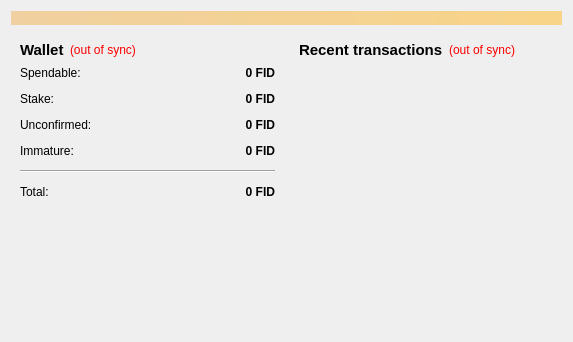
<?xml version="1.0" encoding="UTF-8"?>
<ui version="4.0">
 <class>OverviewPage</class>
 <widget class="QWidget" name="OverviewPage">
  <property name="geometry">
   <rect>
    <x>0</x>
    <y>0</y>
    <width>573</width>
    <height>342</height>
   </rect>
  </property>
  <property name="windowTitle">
   <string>Form</string>
  </property>
  <layout class="QVBoxLayout" name="topLayout">
   <item>
    <widget class="QLabel" name="labelAlerts">
     <property name="visible">
      <bool>false</bool>
     </property>
     <property name="styleSheet">
      <string notr="true">background-color: qlineargradient(x1: 0, y1: 0, x2: 1, y2: 0, stop:0 #F0D0A0, stop:1 #F8D488);  color:#000000
</string>
     </property>
     <property name="wordWrap">
      <bool>true</bool>
     </property>
     <property name="margin">
      <number>3</number>
     </property>
    </widget>
   </item>
   <item>
    <layout class="QHBoxLayout" name="horizontalLayout" stretch="1,1">
     <item>
      <layout class="QVBoxLayout" name="verticalLayout_2">
       <item>
        <widget class="QWidget" name="widget" native="true">
         <layout class="QVBoxLayout" name="verticalLayout_4">
          <item>
           <layout class="QHBoxLayout" name="horizontalLayout_4">
            <item>
             <widget class="QLabel" name="label_5">
              <property name="font">
               <font>
                <pointsize>11</pointsize>
                <weight>75</weight>
                <bold>true</bold>
               </font>
              </property>
              <property name="text">
               <string>Wallet</string>
              </property>
             </widget>
            </item>
            <item>
             <widget class="QLabel" name="labelWalletStatus">
              <property name="toolTip">
               <string>The displayed information may be out of date. Your wallet automatically synchronizes with the FidChain network after a connection is established, but this process has not completed yet.</string>
              </property>
              <property name="styleSheet">
               <string notr="true">QLabel { color: red; }</string>
              </property>
              <property name="text">
               <string notr="true">(out of sync)</string>
              </property>
              <property name="alignment">
               <set>Qt::AlignLeading|Qt::AlignLeft|Qt::AlignVCenter</set>
              </property>
             </widget>
            </item>
            <item>
             <spacer name="horizontalSpacer_2">
              <property name="orientation">
               <enum>Qt::Horizontal</enum>
              </property>
              <property name="sizeHint" stdset="0">
               <size>
                <width>40</width>
                <height>20</height>
               </size>
              </property>
             </spacer>
            </item>
           </layout>
          </item>
          <item>
           <layout class="QFormLayout" name="formLayout_2">
            <property name="fieldGrowthPolicy">
             <enum>QFormLayout::AllNonFixedFieldsGrow</enum>
            </property>
            <property name="horizontalSpacing">
             <number>12</number>
            </property>
            <property name="verticalSpacing">
             <number>12</number>
            </property>
            <item row="0" column="0">
             <widget class="QLabel" name="label">
              <property name="text">
               <string>Spendable:</string>
              </property>
             </widget>
            </item>
            <item row="0" column="1">
             <widget class="QLabel" name="labelBalance">
              <property name="font">
               <font>
                <weight>75</weight>
                <bold>true</bold>
               </font>
              </property>
              <property name="cursor">
               <cursorShape>IBeamCursor</cursorShape>
              </property>
              <property name="toolTip">
               <string>Your current spendable balance</string>
              </property>
              <property name="text">
               <string notr="true">0 FID</string>
              </property>
              <property name="alignment">
               <set>Qt::AlignRight|Qt::AlignTrailing|Qt::AlignVCenter</set>
              </property>
              <property name="textInteractionFlags">
               <set>Qt::LinksAccessibleByMouse|Qt::TextSelectableByKeyboard|Qt::TextSelectableByMouse</set>
              </property>
             </widget>
            </item>
            <item row="1" column="0">
             <widget class="QLabel" name="label_6">
              <property name="text">
               <string>Stake:</string>
              </property>
             </widget>
            </item>
            <item row="1" column="1">
             <widget class="QLabel" name="labelStake">
              <property name="font">
               <font>
                <weight>75</weight>
                <bold>true</bold>
               </font>
              </property>
              <property name="cursor">
               <cursorShape>IBeamCursor</cursorShape>
              </property>
              <property name="toolTip">
               <string>Total of coins that was staked, and do not yet count toward the current balance</string>
              </property>
              <property name="text">
               <string notr="true">0 FID</string>
              </property>
              <property name="alignment">
               <set>Qt::AlignRight|Qt::AlignTrailing|Qt::AlignVCenter</set>
              </property>
              <property name="textInteractionFlags">
               <set>Qt::LinksAccessibleByMouse|Qt::TextSelectableByKeyboard|Qt::TextSelectableByMouse</set>
              </property>
             </widget>
            </item>
            <item row="2" column="0">
             <widget class="QLabel" name="label_3">
              <property name="text">
               <string>Unconfirmed:</string>
              </property>
             </widget>
            </item>
            <item row="2" column="1">
             <widget class="QLabel" name="labelUnconfirmed">
              <property name="font">
               <font>
                <weight>75</weight>
                <bold>true</bold>
               </font>
              </property>
              <property name="cursor">
               <cursorShape>IBeamCursor</cursorShape>
              </property>
              <property name="toolTip">
               <string>Total of transactions that have yet to be confirmed, and do not yet count toward the current balance</string>
              </property>
              <property name="text">
               <string notr="true">0 FID</string>
              </property>
              <property name="alignment">
               <set>Qt::AlignRight|Qt::AlignTrailing|Qt::AlignVCenter</set>
              </property>
              <property name="textInteractionFlags">
               <set>Qt::LinksAccessibleByMouse|Qt::TextSelectableByKeyboard|Qt::TextSelectableByMouse</set>
              </property>
             </widget>
            </item>
            <item row="3" column="0">
             <widget class="QLabel" name="labelImmatureText">
              <property name="text">
               <string>Immature:</string>
              </property>
             </widget>
            </item>
            <item row="3" column="1">
             <widget class="QLabel" name="labelImmature">
              <property name="font">
               <font>
                <weight>75</weight>
                <bold>true</bold>
               </font>
              </property>
              <property name="toolTip">
               <string>Mined balance that has not yet matured</string>
              </property>
              <property name="text">
               <string notr="true">0 FID</string>
              </property>
              <property name="alignment">
               <set>Qt::AlignRight|Qt::AlignTrailing|Qt::AlignVCenter</set>
              </property>
              <property name="textInteractionFlags">
               <set>Qt::LinksAccessibleByMouse|Qt::TextSelectableByKeyboard|Qt::TextSelectableByMouse</set>
              </property>
             </widget>
            </item>
            <item row="4" column="0" colspan="2">
             <widget class="Line" name="line">
              <property name="orientation">
               <enum>Qt::Horizontal</enum>
              </property>
             </widget>
            </item>
            <item row="5" column="0">
             <widget class="QLabel" name="labelTotalText">
              <property name="text">
               <string>Total:</string>
              </property>
             </widget>
            </item>
            <item row="5" column="1">
             <widget class="QLabel" name="labelTotal">
              <property name="font">
               <font>
                <weight>75</weight>
                <bold>true</bold>
               </font>
              </property>
              <property name="cursor">
               <cursorShape>IBeamCursor</cursorShape>
              </property>
              <property name="toolTip">
               <string>Your current total balance</string>
              </property>
              <property name="text">
               <string notr="true">0 FID</string>
              </property>
              <property name="alignment">
               <set>Qt::AlignRight|Qt::AlignTrailing|Qt::AlignVCenter</set>
              </property>
              <property name="textInteractionFlags">
               <set>Qt::LinksAccessibleByMouse|Qt::TextSelectableByKeyboard|Qt::TextSelectableByMouse</set>
              </property>
             </widget>
            </item>
           </layout>
          </item>
         </layout>
        </widget>
       </item>
       <item>
        <spacer name="verticalSpacer">
         <property name="orientation">
          <enum>Qt::Vertical</enum>
         </property>
         <property name="sizeHint" stdset="0">
          <size>
           <width>20</width>
           <height>40</height>
          </size>
         </property>
        </spacer>
       </item>
      </layout>
     </item>
     <item>
      <layout class="QVBoxLayout" name="verticalLayout_3">
       <item>
        <widget class="QWidget" name="widget_2" native="true">
         <layout class="QVBoxLayout" name="verticalLayout">
          <item>
           <layout class="QHBoxLayout" name="horizontalLayout_2">
            <item>
             <widget class="QLabel" name="label_4">
              <property name="font">
               <font>
                <pointsize>11</pointsize>
                <weight>75</weight>
                <bold>true</bold>
               </font>
              </property>
              <property name="text">
               <string>&lt;b&gt;Recent transactions&lt;/b&gt;</string>
              </property>
             </widget>
            </item>
            <item>
             <widget class="QLabel" name="labelTransactionsStatus">
              <property name="toolTip">
               <string>The displayed information may be out of date. Your wallet automatically synchronizes with the FidChain network after a connection is established, but this process has not completed yet.</string>
              </property>
              <property name="styleSheet">
               <string notr="true">QLabel { color: red; }</string>
              </property>
              <property name="text">
               <string notr="true">(out of sync)</string>
              </property>
              <property name="alignment">
               <set>Qt::AlignRight|Qt::AlignTrailing|Qt::AlignVCenter</set>
              </property>
             </widget>
            </item>
            <item>
             <spacer name="horizontalSpacer">
              <property name="orientation">
               <enum>Qt::Horizontal</enum>
              </property>
              <property name="sizeHint" stdset="0">
               <size>
                <width>40</width>
                <height>20</height>
               </size>
              </property>
             </spacer>
            </item>
           </layout>
          </item>
          <item>
           <widget class="QListView" name="listTransactions">
            <property name="styleSheet">
             <string notr="true">QListView { background: transparent; }</string>
            </property>
            <property name="frameShape">
             <enum>QFrame::NoFrame</enum>
            </property>
            <property name="verticalScrollBarPolicy">
             <enum>Qt::ScrollBarAlwaysOff</enum>
            </property>
            <property name="horizontalScrollBarPolicy">
             <enum>Qt::ScrollBarAlwaysOff</enum>
            </property>
            <property name="selectionMode">
             <enum>QAbstractItemView::NoSelection</enum>
            </property>
           </widget>
          </item>
         </layout>
        </widget>
       </item>
      </layout>
     </item>
    </layout>
   </item>
  </layout>
 </widget>
 <resources/>
 <connections/>
</ui>
